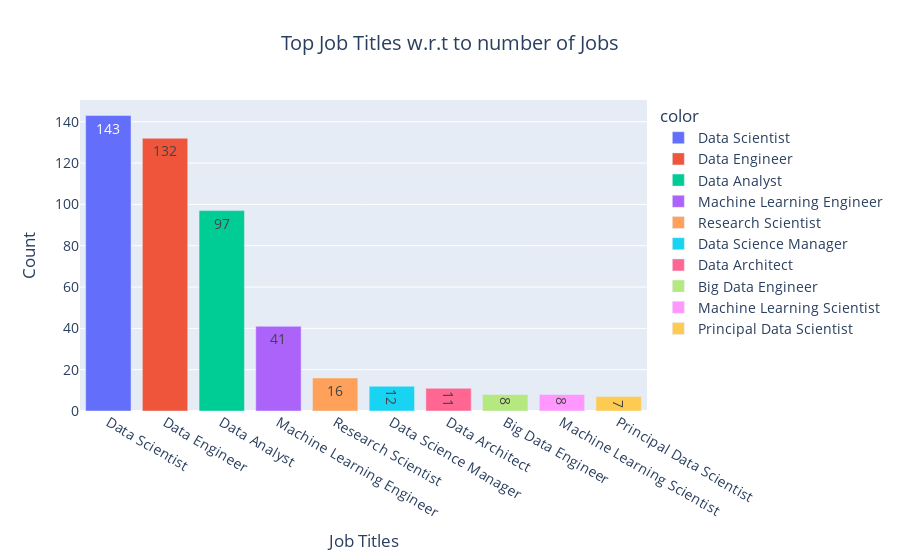

Notebook code for this chart:
### Markdown cell above
Based on the provided treemap, it is apparent that the Senior-level/Expert category holds the highest position, followed by the Mid-level/Intermediate category. The Entry Level category follows next, while interestingly, the Executive category is placed at the bottom.

### Code cell
# Visualizing the number of Jobs in each Data Science stream

top_jobs = df['job_title'].value_counts()[:10]
fig = px.bar(x=top_jobs.index,
             y=top_jobs.values,
             orientation='v',
             color = top_jobs.index,
             text = top_jobs.values,
             title='Top Job Titles w.r.t to number of Jobs')

fig.update_layout(yaxis_title='Count',
                  xaxis_title='Job Titles',
                  title_x=0.5,
                  font = dict(size = 14))
fig.show()

### Figure 1 — Plotly figure (JSON) as saved in the notebook; plotly's stock layout.template omitted (floating-point values rounded to 4 significant figures)
{"data": [{"alignmentgroup": "True", "hovertemplate": "color=Data Scientist<br>x=%{x}<br>y=%{y}<br>text=%{text}<extra></extra>", "legendgroup": "Data Scientist", "marker": {"color": "#636efa", "pattern": {"shape": ""}}, "name": "Data Scientist", "offsetgroup": "Data Scientist", "orientation": "v", "showlegend": true, "text": [143], "textposition": "auto", "x": ["Data Scientist"], "xaxis": "x", "y": [143], "yaxis": "y", "type": "bar"}, {"alignmentgroup": "True", "hovertemplate": "color=Data Engineer<br>x=%{x}<br>y=%{y}<br>text=%{text}<extra></extra>", "legendgroup": "Data Engineer", "marker": {"color": "#EF553B", "pattern": {"shape": ""}}, "name": "Data Engineer", "offsetgroup": "Data Engineer", "orientation": "v", "showlegend": true, "text": [132], "textposition": "auto", "x": ["Data Engineer"], "xaxis": "x", "y": [132], "yaxis": "y", "type": "bar"}, {"alignmentgroup": "True", "hovertemplate": "color=Data Analyst<br>x=%{x}<br>y=%{y}<br>text=%{text}<extra></extra>", "legendgroup": "Data Analyst", "marker": {"color": "#00cc96", "pattern": {"shape": ""}}, "name": "Data Analyst", "offsetgroup": "Data Analyst", "orientation": "v", "showlegend": true, "text": [97], "textposition": "auto", "x": ["Data Analyst"], "xaxis": "x", "y": [97], "yaxis": "y", "type": "bar"}, {"alignmentgroup": "True", "hovertemplate": "color=Machine Learning Engineer<br>x=%{x}<br>y=%{y}<br>text=%{text}<extra></extra>", "legendgroup": "Machine Learning Engineer", "marker": {"color": "#ab63fa", "pattern": {"shape": ""}}, "name": "Machine Learning Engineer", "offsetgroup": "Machine Learning Engineer", "orientation": "v", "showlegend": true, "text": [41], "textposition": "auto", "x": ["Machine Learning Engineer"], "xaxis": "x", "y": [41], "yaxis": "y", "type": "bar"}, {"alignmentgroup": "True", "hovertemplate": "color=Research Scientist<br>x=%{x}<br>y=%{y}<br>text=%{text}<extra></extra>", "legendgroup": "Research Scientist", "marker": {"color": "#FFA15A", "pattern": {"shape": ""}}, "name": "Research Scientist", "offsetgroup": "Research Scientist", "orientation": "v", "showlegend": true, "text": [16], "textposition": "auto", "x": ["Research Scientist"], "xaxis": "x", "y": [16], "yaxis": "y", "type": "bar"}, {"alignmentgroup": "True", "hovertemplate": "color=Data Science Manager<br>x=%{x}<br>y=%{y}<br>text=%{text}<extra></extra>", "legendgroup": "Data Science Manager", "marker": {"color": "#19d3f3", "pattern": {"shape": ""}}, "name": "Data Science Manager", "offsetgroup": "Data Science Manager", "orientation": "v", "showlegend": true, "text": [12], "textposition": "auto", "x": ["Data Science Manager"], "xaxis": "x", "y": [12], "yaxis": "y", "type": "bar"}, {"alignmentgroup": "True", "hovertemplate": "color=Data Architect<br>x=%{x}<br>y=%{y}<br>text=%{text}<extra></extra>", "legendgroup": "Data Architect", "marker": {"color": "#FF6692", "pattern": {"shape": ""}}, "name": "Data Architect", "offsetgroup": "Data Architect", "orientation": "v", "showlegend": true, "text": [11], "textposition": "auto", "x": ["Data Architect"], "xaxis": "x", "y": [11], "yaxis": "y", "type": "bar"}, {"alignmentgroup": "True", "hovertemplate": "color=Big Data Engineer<br>x=%{x}<br>y=%{y}<br>text=%{text}<extra></extra>", "legendgroup": "Big Data Engineer", "marker": {"color": "#B6E880", "pattern": {"shape": ""}}, "name": "Big Data Engineer", "offsetgroup": "Big Data Engineer", "orientation": "v", "showlegend": true, "text": [8], "textposition": "auto", "x": ["Big Data Engineer"], "xaxis": "x", "y": [8], "yaxis": "y", "type": "bar"}, {"alignmentgroup": "True", "hovertemplate": "color=Machine Learning Scientist<br>x=%{x}<br>y=%{y}<br>text=%{text}<extra></extra>", "legendgroup": "Machine Learning Scientist", "marker": {"color": "#FF97FF", "pattern": {"shape": ""}}, "name": "Machine Learning Scientist", "offsetgroup": "Machine Learning Scientist", "orientation": "v", "showlegend": true, "text": [8], "textposition": "auto", "x": ["Machine Learning Scientist"], "xaxis": "x", "y": [8], "yaxis": "y", "type": "bar"}, {"alignmentgroup": "True", "hovertemplate": "color=Principal Data Scientist<br>x=%{x}<br>y=%{y}<br>text=%{text}<extra></extra>", "legendgroup": "Principal Data Scientist", "marker": {"color": "#FECB52", "pattern": {"shape": ""}}, "name": "Principal Data Scientist", "offsetgroup": "Principal Data Scientist", "orientation": "v", "showlegend": true, "text": [7], "textposition": "auto", "x": ["Principal Data Scientist"], "xaxis": "x", "y": [7], "yaxis": "y", "type": "bar"}], "layout": {"xaxis": {"anchor": "y", "domain": [0, 1], "title": {"text": "Job Titles"}}, "yaxis": {"anchor": "x", "domain": [0, 1], "title": {"text": "Count"}}, "legend": {"title": {"text": "color"}, "tracegroupgap": 0}, "title": {"text": "Top Job Titles w.r.t to number of Jobs", "x": 0.5}, "barmode": "relative", "font": {"size": 14}}}
